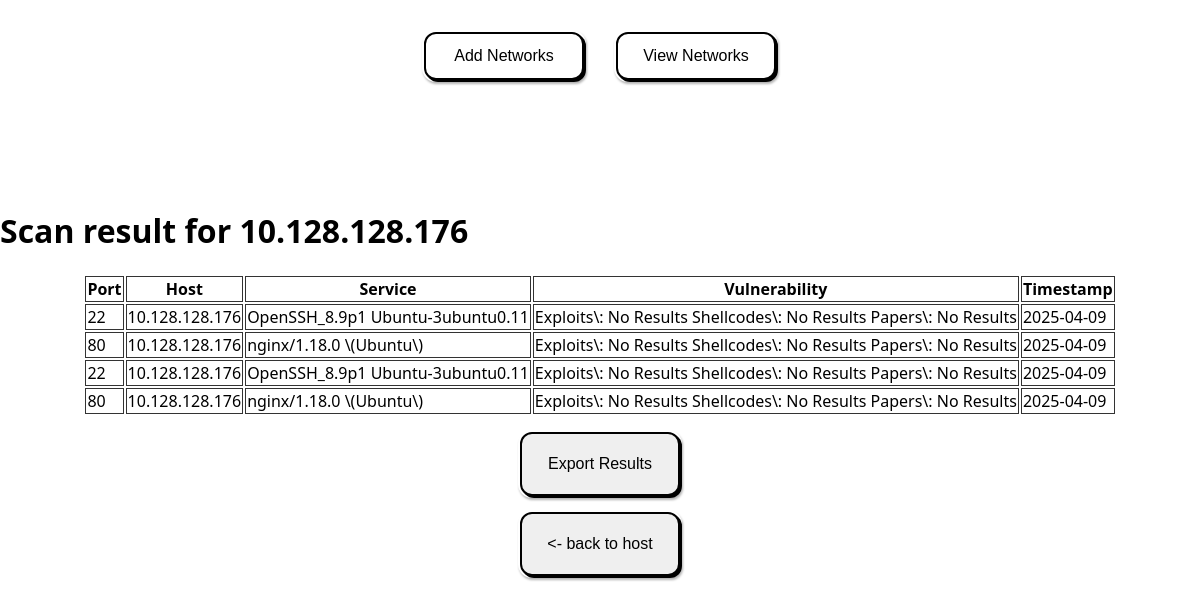
/results/17, run on the app's committed database.
### app/models/host.py (models this page shows)
class Host(db.Model):
    __tablename__ = 'hosts'
    id = db.Column(db.Integer, primary_key=True, nullable=False, index=True)
    ip = db.Column(db.String, nullable=False)
    network_id = db.Column(db.Integer, db.ForeignKey("networks.id"),
                           nullable=False)
    network = db.relationship('Network', back_populates='hosts')
    ports = db.relationship('Port', back_populates='host',
                            cascade='all, delete-orphan')

### app/models/port.py (models this page shows)
class Port(db.Model):
    __tablename__ = 'ports'
    id = db.Column(db.Integer, primary_key=True, nullable=False)
    port = db.Column(db.Integer, nullable=False)
    service = db.Column(db.String)
    vulnerabilities = db.Column(db.String)
    last_found = db.Column(db.Date)
    host_id = db.Column(db.Integer, db.ForeignKey("hosts.id"), nullable=False)
    host = db.relationship('Host', back_populates='ports')

### app/routes/host_routes.py (the view)
@host_blueprint.route('/results/<id>')
def get_results_of_host(id):
    id_as_str = validate(id)
    id_as_int:int = 0
    try:
        id_as_int = int(id_as_str)
    except ValueError:
        return 'invalid id', 400
    host = get_host_by_id(id_as_int)
    if not host:
        return 'Host not found', 404
    return render_template('results.html', css='', js='', host=host)

### app/repositories/host_repository.py (called while the page is built)
def get_host_by_id(id):
    host = Host.query.filter(Host.id == id).first()
    return host

### app/utils.py (called while the page is built)
def validate(text: str):
    output: str = text # make a local instance for changes
    for character in ('"<>|\\&(){}[];:' + "'"):
        if character in output:
            output = output.replace(character, '\\' + character) # escape characters
    return output

### app/templates/results.html (shortened to what this page needs)
{% extends 'base.html' %}
{% block head %}
<link rel="stylesheet" href="{{ url_for('static', filename='css/results.css') }}">
{% endblock %}
{% block body %}
    <h1>Scan result for {{host.ip}}</h1>
<div class="center">
<table>
    <tr>
        <th>Port</th>
        <th>Host</th>
        <th>Service</th>
        <th>Vulnerability</th>
        <th>Timestamp</th>
    </tr>
    {% for port in host.ports %}
        <tr>
            <td> {{port.port}} </td>
            <td> {{host.ip}} </td>
            <td> {{port.service}} </td>
            <td>
            {% if port.vulnerabilities|length > 100 %}
                Too long to display
            {% else %}
                 {{ port.vulnerabilities }}
            {% endif %}
            </td>
            <td> {{port.last_found}} </td>
        </tr>
{% endfor %}
</table>
</div>
    <div class="center">
        <button onclick="download_results()">Export Results</button>
    </div>
    <div class="center">
        <button onclick="history.back()"><- back to host</button>
    </div>
{% endblock %}

### app/static/css/styles.css (style rules this page uses)
body { font-family: 'Segoe UI', sans-serif; margin: 0px; }
button { padding: 10px 20px; font-size: 16px; border: 2px solid black; border-radius: 12px; color: black; font-family: sans-serif; box-shadow: 2px 2px 0 black, 0 0 0 2px white; filter: drop-shadow(1px 2px 1px rgba(0, 0, 0, 0.3)); cursor: pointer; transition: transform 0.1s ease; width: 10em; height: 4em; }
.center { width: 100%; height: 100%; display:flex; justify-content: center; }

### app/static/css/results.css (style rules this page uses)
th, td { border: 1px solid #333; }
button { margin-top: 2vh; }

### data on the page
Host: ip "10.128.128.176"
Port: port "22", service "OpenSSH_8.9p1 Ubuntu-3ubuntu0.11", vulnerabilities "Exploits\\: No Results Shellcodes\\: No Results Papers\\: No Results", last_found "2025-04-09"
Port: port "80", service "nginx/1.18.0 \\(Ubuntu\\)", vulnerabilities "Exploits\\: No Results Shellcodes\\: No Results Papers\\: No Results", last_found "2025-04-09"
Port: port "22", service "OpenSSH_8.9p1 Ubuntu-3ubuntu0.11", vulnerabilities "Exploits\\: No Results Shellcodes\\: No Results Papers\\: No Results", last_found "2025-04-09"
Port: port "80", service "nginx/1.18.0 \\(Ubuntu\\)", vulnerabilities "Exploits\\: No Results Shellcodes\\: No Results Papers\\: No Results", last_found "2025-04-09"
